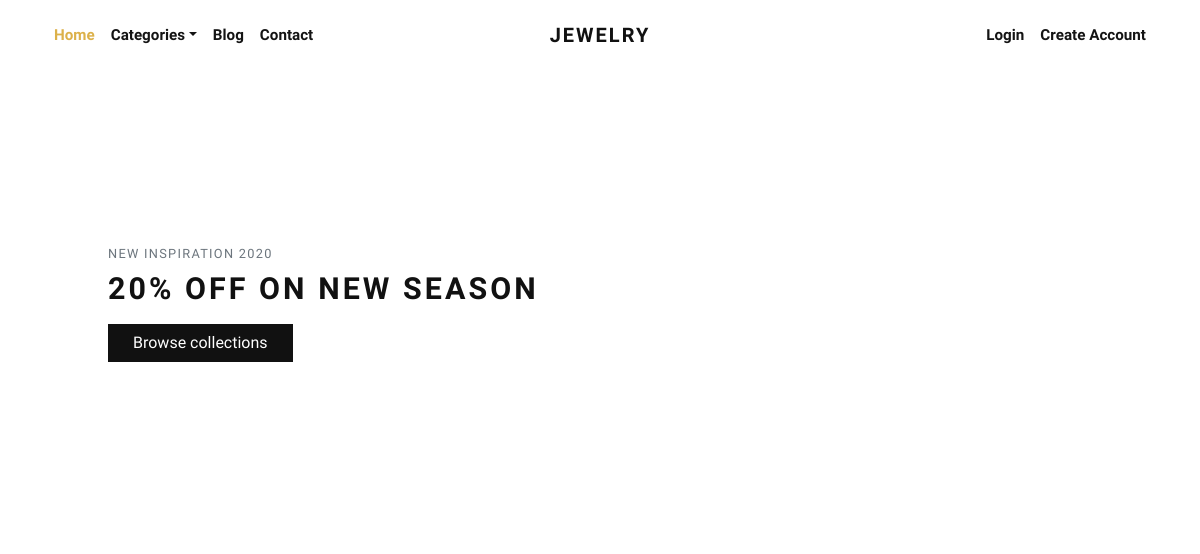
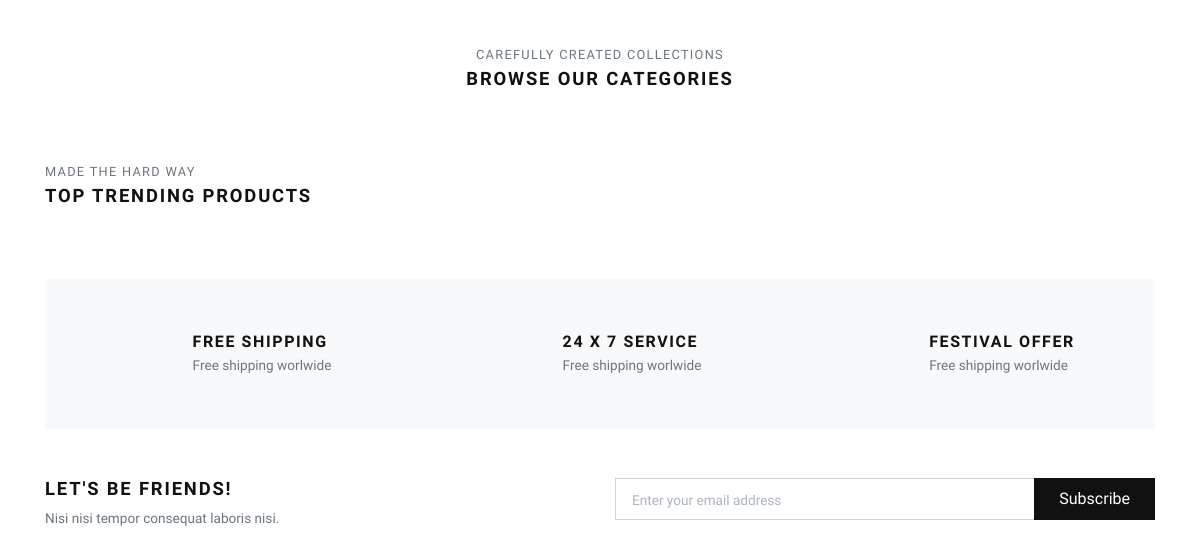
Before: / with the older database file (2 pictures, top to bottom).
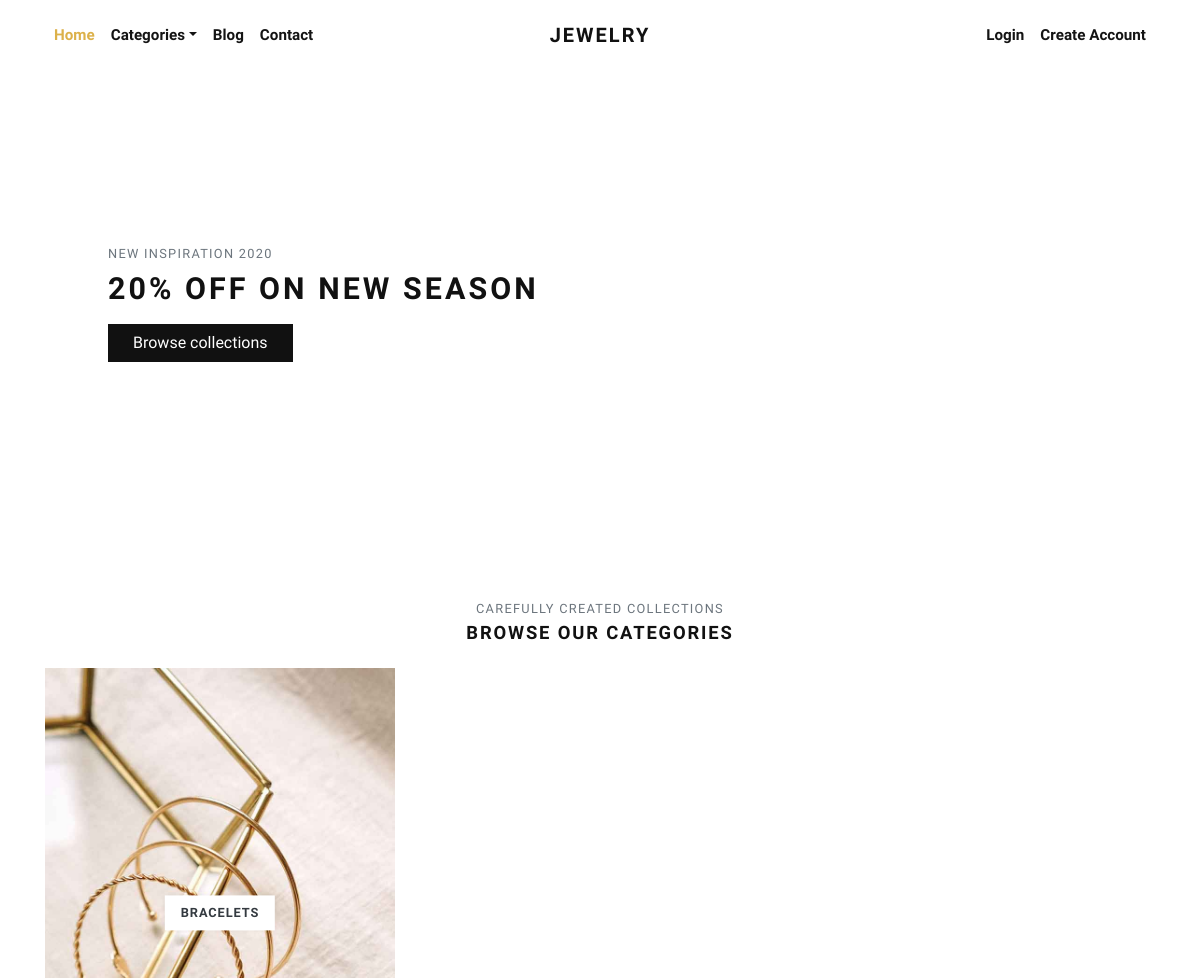
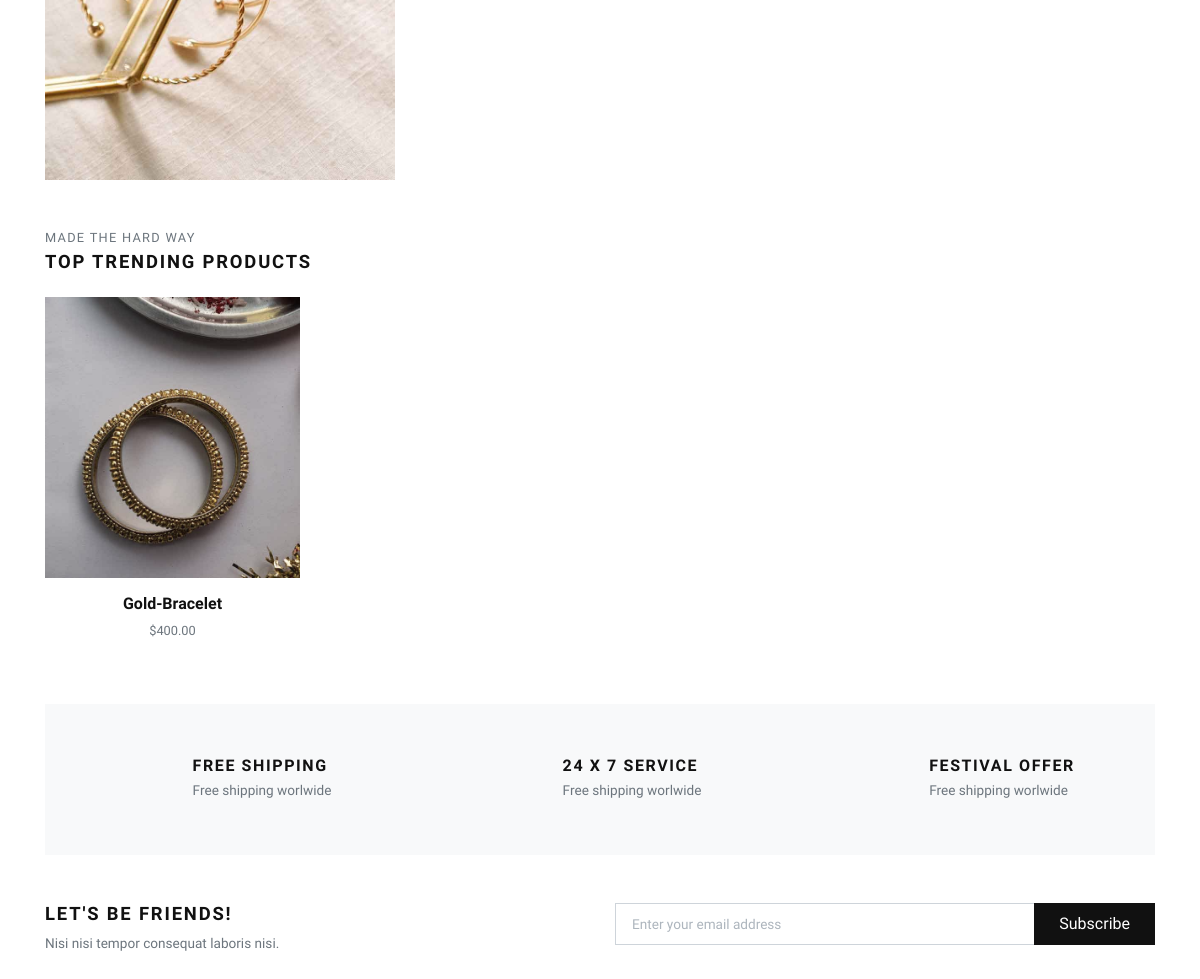
After: the same page with the newer database file (2 pictures, top to bottom).
### store/models.py (models this page shows, shortened)
class Category(models.Model):
    title = models.CharField(max_length=50, verbose_name="Category Title")
    slug = models.SlugField(max_length=55, verbose_name="Category Slug")
    description = models.TextField(blank=True, verbose_name="Category Description")
    category_image = models.ImageField(upload_to='category', blank=True, null=True, verbose_name="Category Image")
    is_active = models.BooleanField(verbose_name="Is Active?")
    is_featured = models.BooleanField(verbose_name="Is Featured?")
    created_at = models.DateTimeField(auto_now_add=True, verbose_name="Created Date")
    updated_at = models.DateTimeField(auto_now=True, verbose_name="Updated Date")
    class Meta:
        verbose_name_plural = 'Categories'
        ordering = ('-created_at', )

class Product(models.Model):
    title = models.CharField(max_length=150, verbose_name="Product Title")
    slug = models.SlugField(max_length=160, verbose_name="Product Slug")
    sku = models.CharField(max_length=255, unique=True, verbose_name="Unique Product ID (SKU)")
    short_description = models.TextField(verbose_name="Short Description")
    detail_description = models.TextField(blank=True, null=True, verbose_name="Detail Description")
    product_image = models.ImageField(upload_to='product', blank=True, null=True, verbose_name="Product Image")
    price = models.DecimalField(max_digits=8, decimal_places=2)
    category = models.ForeignKey(Category, verbose_name="Product Categoy", on_delete=models.CASCADE)
    is_active = models.BooleanField(verbose_name="Is Active?")
    is_featured = models.BooleanField(verbose_name="Is Featured?")
    created_at = models.DateTimeField(auto_now_add=True, verbose_name="Created Date")
    updated_at = models.DateTimeField(auto_now=True, verbose_name="Updated Date")
    class Meta:
        verbose_name_plural = 'Products'
        ordering = ('-created_at', )

### store/views.py (the view)
# urls.py: 2. Add a URL to urlpatterns:  path('', views.home, name='home')
def home(request):
    categories = Category.objects.filter(is_active=True, is_featured=True)[:3]
    products = Product.objects.filter(is_active=True, is_featured=True)[:8]
    context = {
        'categories': categories,
        'products': products,
    }
    return render(request, 'store/index.html', context)

### templates/store/index.html (shortened to what this page needs)
{% extends 'base.html' %}
{% load static %}
      {% block content %}
      <div class="container">
        <section class="hero pb-3 bg-cover bg-center d-flex align-items-center">
          <div class="container py-5">
            <div class="row px-4 px-lg-5">
              <div class="col-lg-6">
                <p class="text-muted small text-uppercase mb-2">New Inspiration 2020</p>
                <h1 class="h2 text-uppercase mb-3">20% off on new season</h1><a class="btn btn-dark" href="{% url 'store:all-categories' %}">Browse collections</a>
              </div>
            </div>
          </div>
        </section>
        <section class="pt-5">
          <header class="text-center">
            <p class="small text-muted small text-uppercase mb-1">Carefully created collections</p>
            <h2 class="h5 text-uppercase mb-4">Browse our categories</h2>
          </header>
          <div class="row">
          {% if categories %}
            {% for category in categories %}
              <div class="col-md-4 mb-4 mb-md-0">
                <a class="category-item" href="{% url 'store:category-products' category.slug %}">
                  <strong class="category-item-title">{{ category.title }}</strong>
                </a>
              </div>
            {% endfor %}
          {% endif %}
          </div>
        </section>
        <section class="py-5">
          <header>
            <p class="small text-muted small text-uppercase mb-1">Made the hard way</p>
            <h2 class="h5 text-uppercase mb-4">Top trending products</h2>
          </header>
          <div class="row">
            {% if products %}
              {% for product in products %}
                <div class="col-xl-3 col-lg-4 col-sm-6">
                  <div class="product text-center">
                    <div class="position-relative mb-3">
                      <a class="d-block" href="{% url 'store:product-detail' product.slug %}">
                        {% if product.product_image %}
                          <img class="img-fluid w-100" src="{{ product.product_image.url }}" alt="{{product.title}}">
                        {% else %}
                          <img class="img-fluid w-100" src="{% static 'img/product-1.jpg' %}" alt="{{product.title}}">
                        {% endif %}
                      </a>
                    </div>
                    <h6> <a class="reset-anchor" href="detail.html">{{ product.title }}</a></h6>
                    <p class="small text-muted">${{product.price}}</p>
                  </div>
                </div>
              {% endfor %}
            {% endif %}
          </div>
        </section>
        <section class="py-5 bg-light">
          <div class="container">
            <div class="row text-center">
              <div class="col-lg-4 mb-3 mb-lg-0">
                <div class="d-inline-block">
                  <div class="media align-items-end">
                    <svg class="svg-icon svg-icon-big svg-icon-light">
                      <use xlink:href="#delivery-time-1"> </use>
                    </svg>
                    <div class="media-body text-left ml-3">
                      <h6 class="text-uppercase mb-1">Free shipping</h6>
                      <p class="text-small mb-0 text-muted">Free shipping worlwide</p>
                    </div>
                  </div>
                </div>
              </div>
              <div class="col-lg-4 mb-3 mb-lg-0">
                <div class="d-inline-block">
                  <div class="media align-items-end">
                    <svg class="svg-icon svg-icon-big svg-icon-light">
                      <use xlink:href="#helpline-24h-1"> </use>
                    </svg>
                    <div class="media-body text-left ml-3">
                      <h6 class="text-uppercase mb-1">24 x 7 service</h6>
                      <p class="text-small mb-0 text-muted">Free shipping worlwide</p>
                    </div>
                  </div>
                </div>
              </div>
              <div class="col-lg-4">
                <div class="d-inline-block">
                  <div class="media align-items-end">
                    <svg class="svg-icon svg-icon-big svg-icon-light">
                      <use xlink:href="#label-tag-1"> </use>
                    </svg>
                    <div class="media-body text-left ml-3">
                      <h6 class="text-uppercase mb-1">Festival offer</h6>
                      <p class="text-small mb-0 text-muted">Free shipping worlwide</p>
                    </div>
                  </div>
                </div>
              </div>
            </div>
          </div>
        </section>
        <section class="py-5">
          <div class="container p-0">
            <div class="row">
              <div class="col-lg-6 mb-3 mb-lg-0">
                <h5 class="text-uppercase">Let's be friends!</h5>
                <p class="text-small text-muted mb-0">Nisi nisi tempor consequat laboris nisi.</p>
              </div>
              <div class="col-lg-6">
                <form action="#">
                  <div class="input-group flex-column flex-sm-row mb-3">
                    <input class="form-control form-control-lg py-3" type="email" placeholder="Enter your email address" aria-describedby="button-addon2">
                    <div class="input-group-append">
                      <button class="btn btn-dark btn-block" id="button-addon2" type="submit">Subscribe</button>
                    </div>
                  </div>
                </form>
              </div>
            </div>
          </div>
        </section>
      </div>
      {% endblock content %}

### templates/base.html (shortened to what this page needs)
{% load static %}
<!DOCTYPE html>
<html>
  <head>
    <link rel="stylesheet" href="{% static 'vendor/bootstrap/css/bootstrap.min.css' %}">
    <link rel="stylesheet" href="{% static 'vendor/lightbox2/css/lightbox.min.css' %}">
    <link rel="stylesheet" href="{% static 'vendor/nouislider/nouislider.min.css' %}">
    <link rel="stylesheet" href="{% static 'vendor/bootstrap-select/css/bootstrap-select.min.css' %}">
    <link rel="stylesheet" href="{% static 'vendor/owl.carousel2/assets/owl.carousel.min.css' %}">
    <link rel="stylesheet" href="{% static 'vendor/owl.carousel2/assets/owl.theme.default.css' %}">
    <link rel="stylesheet" href="{% static 'css/style.default.css' %}" id="theme-stylesheet">
    <link rel="stylesheet" href="{% static 'css/custom.css' %}">
  </head>
  <body>
    <div class="page-holder">
      {% include 'navbar.html' %}
      {% block content %}
      {% endblock content %}
      {% include 'scripts.html' %}

### templates/navbar.html (shortened to what this page needs)
{% load static %}
      <header class="header bg-white">
        <div class="container px-0 px-lg-3">
          <nav class="navbar navbar-expand-lg navbar-light py-3 px-lg-0"><a class="navbar-brand" href="{% url 'store:home' %}"><span class="font-weight-bold text-uppercase text-dark">Jewelry</span></a>
            <div class="collapse navbar-collapse" id="navbarSupportedContent">
              <ul class="navbar-nav mr-auto">
                <li class="nav-item">
                  <a class="nav-link active" href="{% url 'store:home' %}">Home</a>
                </li>
                <li class="nav-item dropdown"><a class="nav-link dropdown-toggle" id="pagesDropdown" href="#" data-toggle="dropdown" aria-haspopup="true" aria-expanded="false">Categories</a>
                </li>
                <li class="nav-item">
                  <a class="nav-link" href="{% url 'store:home' %}">Blog</a>
                </li>
                <li class="nav-item">
                  <a class="nav-link" href="{% url 'store:home' %}">Contact</a>
                </li>
              </ul>
              <ul class="navbar-nav ml-auto">
                {% if request.user.is_authenticated %}
                  <li class="nav-item"><a class="nav-link" href="#"> <i class="far fa-heart mr-1"></i><small class="text-gray"> (0)</small></a></li>
                  {% comment %} <li class="nav-item"><a class="nav-link" href="#"> <i class="fas fa-user-alt mr-1 text-gray"></i>My Account</a></li> {% endcomment %}
                  <li class="nav-item dropdown"><a class="nav-link dropdown-toggle" id="pagesDropdown" href="#" data-toggle="dropdown" aria-haspopup="true" aria-expanded="false"><i class="fas fa-user-alt mr-1 text-gray"></i>My Account</a></a>
                  <div class="dropdown-menu mt-3" aria-labelledby="pagesDropdown">
                      <a class="dropdown-item border-0 transition-link" href="{% url 'store:profile' %}">Profile</a>
                      <a class="dropdown-item border-0 transition-link" href="{% url 'store:orders' %}">Orders</a>
                      <a class="dropdown-item border-0 transition-link" href="{% url 'store:password-change' %}">Change Password</a>
                    <hr>
                    <a class="dropdown-item border-0 transition-link" href="{% url 'store:logout' %}">Log Out</a>
                </li>
                {% else %}
                  <li class="nav-item"><a class="nav-link" href="{% url 'store:login' %}">Login</a></li>
                  <li class="nav-item"><a class="nav-link" href="{% url 'store:register' %}">Create Account</a></li>
                {% endif %}
              </ul>
            </div>
          </nav>
        </div>
      </header>

### templates/scripts.html (shortened to what this page needs)
{% load static %}
      <link rel="stylesheet" href="https://use.fontawesome.com/releases/v5.7.1/css/all.css">
    </div>
  </body>
</html>

### jewelryshop/static/css/style.default.css (style rules this page uses)
.text-small { font-size: 0.85rem !important; }
strong { font-weight: 700; }
.navbar { position: relative; }
@media (min-width: 992px) { .navbar-brand { position: absolute; top: 50%; left: 50%; -webkit-transform: translate(-50%, -50%); transform: translate(-50%, -50%); } }
.hero { min-height: 30rem; }
.category-item { display: block; position: relative; color: #343a40; transition: all 0.3s; }
.category-item-title { display: inline-block; padding: 0.5rem 1rem; background: #fff; text-transform: uppercase; letter-spacing: 0.07em; position: absolute; top: 50%; left: 50%; -webkit-transform: translate(-50%, -50%); transform: translate(-50%, -50%); box-shadow: 0 0 5px rgba(0, 0, 0, 0.07); font-size: 0.8rem; }
.product img { -webkit-filter: grayscale(40%); filter: grayscale(40%); transition: all 0.3s; }
.text-uppercase { text-transform: uppercase; letter-spacing: 0.1em; }
.bg-cover { background-size: cover !important; }
.bg-center { background-position: center center !important; }
.reset-anchor { color: inherit; transition: all 0.3s; }
.svg-icon { width: 32px; height: 32px; vertical-align: text-bottom; stroke: currentColor; stroke-width: 3; --layer1: currentColor; --layer2: currentColor; --layer3: currentColor; }
.svg-icon.svg-icon-light { stroke-width: 2; }
.svg-icon-big { width: 48px; height: 48px; }
.navbar { padding: 0.5rem 1rem; }
.navbar-brand { display: inline-block; padding-top: 0.3125rem; padding-bottom: 0.3125rem; margin-right: 1rem; font-size: 1.25rem; }
.navbar-light .navbar-brand { color: #dcb14a; }
.navbar-light .navbar-nav .nav-link { color: rgba(17, 17, 17, 0.99); font-weight: 800; font-size: 0.95rem; transition: all 0.3s; }
.navbar-light .navbar-nav .show > .nav-link, .navbar-light .navbar-nav .active > .nav-link, .navbar-light .navbar-nav .nav-link.show, .navbar-light .navbar-nav .nav-link.active { color: #dcb14a; }
.btn { font-weight: 400; border: 1px solid transparent; font-family: inherit; padding: 0.375rem 1.5rem; font-size: 1rem; line-height: 1.5; border-radius: 0; transition: color 0.15s ease-in-out, background-color 0.15s ease-in-out, border-color 0.15s ease-in-out, box-shadow 0.15s ease-in-out; }
.btn-dark { color: #fff; background-color: #111111; border-color: #111111; }
body { font-family: "Libre Franklin", sans-serif; font-size: 1rem; font-weight: 400; line-height: 1.5; color: #111111; background-color: #fff; }
a { color: #dcb14a; text-decoration: none; }
h1, h2, h3, h4, h5, h6, .h1, .h2, .h3, .h4, .h5, .h6 { margin-bottom: 0.5rem; font-family: inherit; font-weight: 900; line-height: 1.2; color: inherit; }
h1, .h1 { font-size: 2.2rem; }
h2, .h2 { font-size: 1.9rem; }
h5, .h5 { font-size: 1.15rem; }
h6, .h6 { font-size: 1rem; }
small, .small { font-size: 80%; font-weight: 400; }
.bg-light { background-color: #f8f9fa !important; }
.text-dark { color: #111111 !important; }
.form-control { padding: 0.375rem 0.75rem; font-size: 1rem; line-height: 1.5; color: #495057; background-color: #fff; border: 1px solid #ced4da; border-radius: 0; transition: border-color 0.15s ease-in-out, box-shadow 0.15s ease-in-out; }
.form-control::placeholder { color: #adb5bd; font-size: 0.85rem; font-weight: 400; }
.form-control-lg { padding: 0.5rem 1rem; font-size: 1rem; line-height: 1.5; border-radius: 0; }
.nav-link { padding: 0.5rem 1rem; }

Changed rows visible on the page:
added Category: title "BRACELETS"
added Product: product_image (picture), title "Gold-Bracelet", price "400.00"
